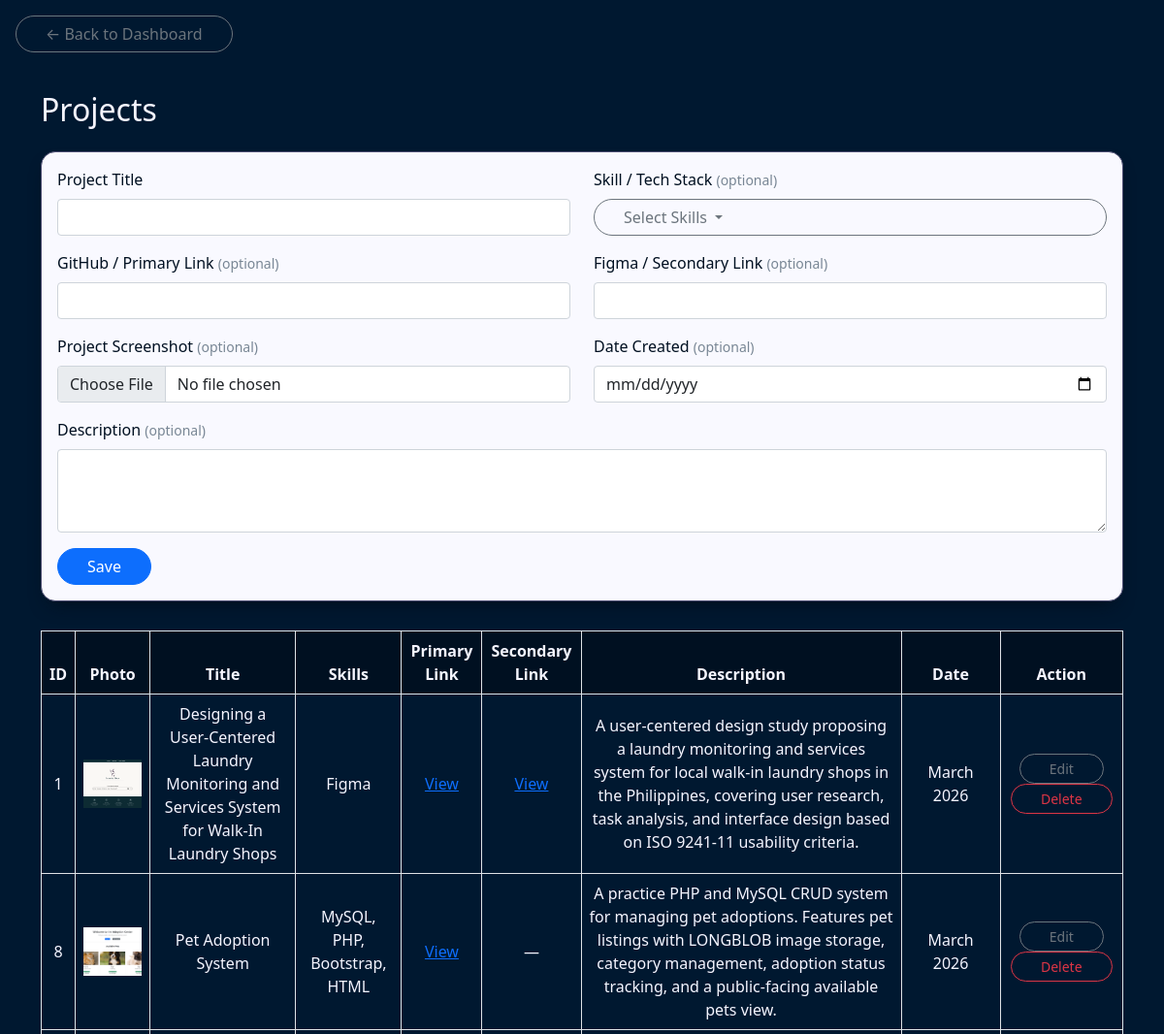
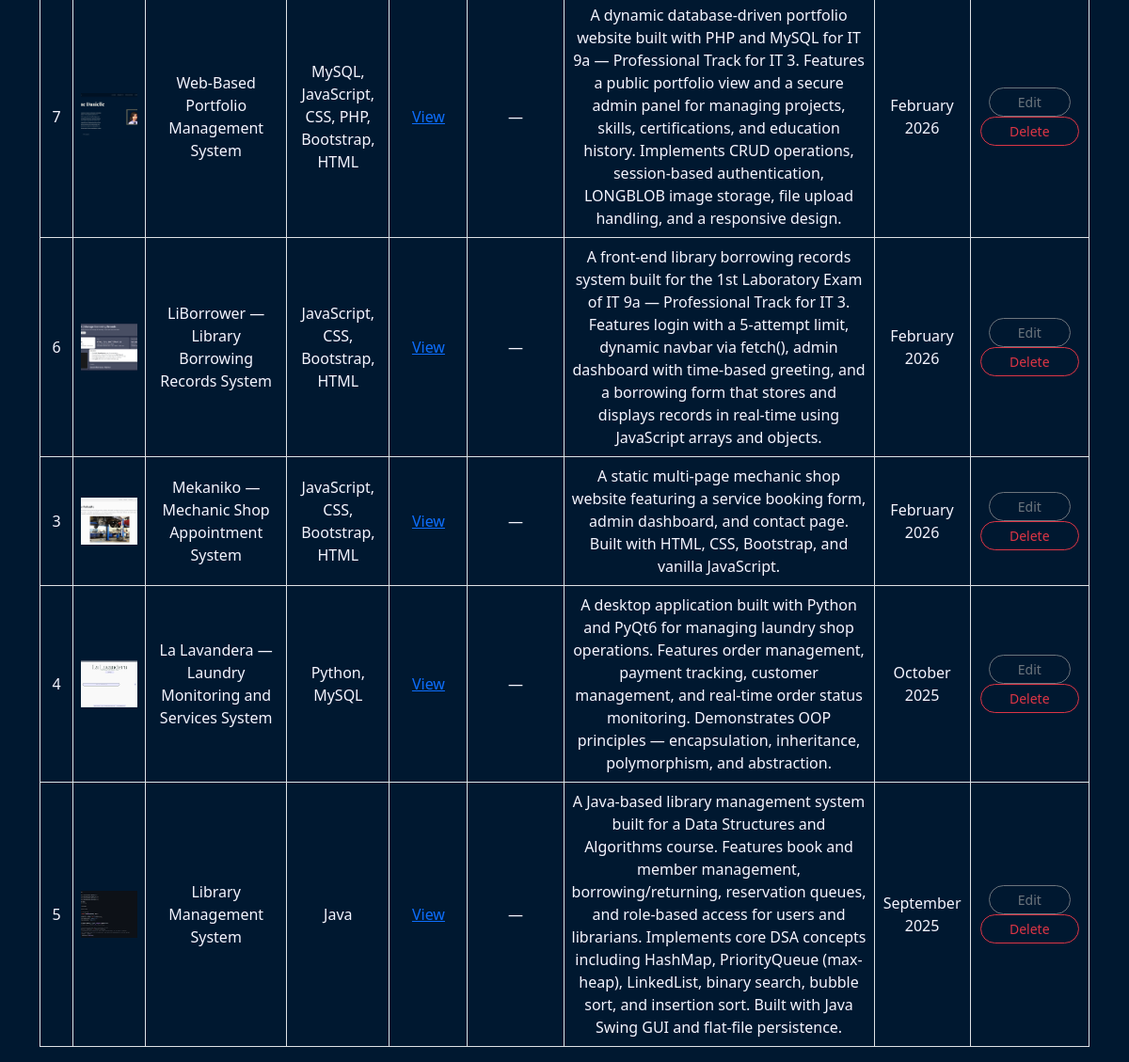
/projects.php (signed in), run on the app's committed database (2 pictures, top to bottom).
### tables this page shows
CREATE TABLE `projects` (
  `id` int(11) NOT NULL,
  `title` varchar(150) NOT NULL,
  `description` text DEFAULT NULL,
  `link` varchar(255) DEFAULT NULL,
  `link2` varchar(255) DEFAULT NULL,
  `skill_ids` varchar(255) DEFAULT NULL,
  `photo` varchar(255) DEFAULT NULL,
  `date_created` date DEFAULT NULL
);

### projects.php (the view, shortened to what this page needs)
<?php
$servername = "localhost";
$username   = "root";
$password   = "";
$dbname     = "portfolio_db";
$conn = new mysqli($servername, $username, $password);
$conn->query("CREATE DATABASE IF NOT EXISTS $dbname");
$conn->select_db($dbname);
$conn->query("CREATE TABLE IF NOT EXISTS skills (
    id         INT AUTO_INCREMENT PRIMARY KEY,
    skill_name VARCHAR(100) NOT NULL UNIQUE,
    photo      LONGBLOB
)");
$conn->query("CREATE TABLE IF NOT EXISTS projects (
    id           INT AUTO_INCREMENT PRIMARY KEY,
    title        VARCHAR(150) NOT NULL,
    description  TEXT,
    link         VARCHAR(255),
    link2        VARCHAR(255),
    skill_ids    VARCHAR(255),
    photo        VARCHAR(255),
    date_created DATE
)");
$edit_id           = "";
$edit_title        = "";
$edit_description  = "";
$edit_link         = "";
$edit_link2        = "";
$edit_skill_ids    = [];
$edit_date_created = "";
$all_skills = [];
$skills_result = $conn->query("SELECT * FROM skills ORDER BY skill_name");
while ($s = $skills_result->fetch_assoc()) {
    $all_skills[] = $s;
}
?>
<!DOCTYPE html>
<html lang="en">
<head>
    <link href="https://cdn.jsdelivr.net/npm/bootstrap@5.0.2/dist/css/bootstrap.min.css" rel="stylesheet">
    <link rel="stylesheet" href="styles/style.css">
</head>
<body>
    <a href="dashboard.php" class="btn btn-outline-secondary m-3">← Back to Dashboard</a>
    <div class="container mt-4">
        <h2 class="mb-4">Projects</h2>
        <div class="card p-3">
            <form method="POST" action="" enctype="multipart/form-data">
                <div class="row">
                    <div class="col-md-6">
                        <label class="form-label">Project Title</label>
                        <input type="text" class="form-control mb-3" name="title" value="<?php echo htmlspecialchars($edit_title); ?>" required>
                    </div>
                    <div class="col-md-6">
                        <label class="form-label">Skill / Tech Stack <small class="text-muted">(optional)</small></label>
                        <div class="dropdown">
                            <button class="btn btn-outline-secondary dropdown-toggle-btn dropdown-toggle mb-3" type="button" id="skillDropdown" data-bs-toggle="dropdown" data-bs-auto-close="outside">
                                <?php
                                if (!empty($edit_skill_ids)) {
                                    $selected_names = [];
                                    foreach ($all_skills as $s) {
                                        if (in_array($s['id'], $edit_skill_ids)) {
                                            $selected_names[] = htmlspecialchars($s['skill_name']);
                                        }
                                    }
                                    echo count($selected_names) > 0 ? implode(', ', $selected_names) : 'Select Skills';
                                } else {
                                    echo 'Select Skills';
                                }
                                ?>
                            </button>
                        </div>
                    </div>
                </div>
                <div class="row">
                    <div class="col-md-6">
                        <label class="form-label">GitHub / Primary Link <small class="text-muted">(optional)</small></label>
                        <input type="text" class="form-control mb-3" name="link" value="<?php echo htmlspecialchars($edit_link); ?>">
                    </div>
                    <div class="col-md-6">
                        <label class="form-label">Figma / Secondary Link <small class="text-muted">(optional)</small></label>
                        <input type="text" class="form-control mb-3" name="link2" value="<?php echo htmlspecialchars($edit_link2); ?>">
                    </div>
                </div>
                <div class="row">
                    <div class="col-md-6">
                        <label class="form-label">Project Screenshot <small class="text-muted">(optional)</small></label>
                        <input type="file" class="form-control mb-3" name="photo" accept="image/*">
                    </div>
                    <div class="col-md-6">
                        <label class="form-label">Date Created <small class="text-muted">(optional)</small></label>
                        <input type="date" class="form-control mb-3" name="date_created" value="<?php echo $edit_date_created; ?>">
                    </div>
                </div>
                <div class="mb-3">
                    <label class="form-label">Description <small class="text-muted">(optional)</small></label>
                    <textarea class="form-control" name="description" rows="3"><?php echo htmlspecialchars($edit_description); ?></textarea>
                </div>
                <button type="submit" name="<?php echo $edit_id ? 'submit' : 'save'; ?>" class="btn btn-primary">
                    <?php echo $edit_id ? 'Update' : 'Save'; ?>
                </button>
            </form>
        </div>
        <div class="mt-4">
            <table class="table table-bordered mt-2 text-center align-middle">
                <thead>
                    <tr>
                        <th>ID</th>
                        <th>Photo</th>
                        <th>Title</th>
                        <th>Skills</th>
                        <th>Primary Link</th>
                        <th>Secondary Link</th>
                        <th>Description</th>
                        <th>Date</th>
                        <th>Action</th>
                    </tr>
                </thead>
                <tbody>
                    <?php
                    $result = $conn->query("SELECT * FROM projects ORDER BY date_created DESC");
                    while ($row = $result->fetch_assoc()) {
                        echo "<tr>";
                        echo "<td>" . $row['id'] . "</td>";
                        echo "<td>";
                        if (!empty($row['photo'])) {
                            echo "<img src='projects_img/" . htmlspecialchars($row['photo']) . "' width='60' height='50' style='object-fit:cover;'>";
                        } else {
                            echo "<img src='default_img.png' width='60' height='50'>";
                        }
                        echo "</td>";
                        echo "<td>" . htmlspecialchars($row['title']) . "</td>";
                        echo "<td>";
                        if (!empty($row['skill_ids'])) {
                            $ids = explode(',', $row['skill_ids']);
                            $ids_str = implode(',', array_map('intval', $ids));
                            $skill_names_result = $conn->query("SELECT skill_name FROM skills WHERE id IN ($ids_str)");
                            $names = [];
                            while ($sn = $skill_names_result->fetch_assoc()) {
                                $names[] = htmlspecialchars($sn['skill_name']);
                            }
                            echo implode(', ', $names);
                        } else {
                            echo "—";
                        }
                        echo "</td>";
                        echo "<td>";
                        if (!empty($row['link'])) {
                            echo "<a href='" . htmlspecialchars($row['link']) . "' target='_blank'>View</a>";
                        } else {
                            echo "—";
                        }
                        echo "</td>";
                        echo "<td>";
                        if (!empty($row['link2'])) {
                            echo "<a href='" . htmlspecialchars($row['link2']) . "' target='_blank'>View</a>";
                        } else {
                            echo "—";
                        }
                        echo "</td>";
                        echo "<td>" . htmlspecialchars($row['description']) . "</td>";
                        echo "<td>" . (!empty($row['date_created']) ? date('F Y', strtotime($row['date_created'])) : '—') . "</td>";
                        echo "<td>
                            <form method='POST' style='display:inline;'>
                                <input type='hidden' name='edit_id' value='" . $row['id'] . "'>
                                <button type='submit' class='btn btn-sm btn-outline-secondary'>Edit</button>
                            </form>
                            <form method='POST' style='display:inline;'>
                                <input type='hidden' name='delete_id' value='" . $row['id'] . "'>
                                <button type='submit' class='btn btn-sm btn-outline-danger'>Delete</button>
                            </form>
                        </td>";
                        echo "</tr>";
                    }
                    ?>
                </tbody>
            </table>
        </div>
    </div>
</body>
</html>

### styles/style.css (style rules this page uses)
.dropdown-toggle-btn { text-align: left; width: 100%; }
body { background-color: #001830; color: #f5f5ff; }
h2 { color: #f5f5ff; }
.table { color: #f5f5ff; }
.table thead { background-color: #001021; color: #f5f5ff; }
.form-label { color: #001021; }
.text-muted { color: #788694 !important; }
.card { background-color: #f9f9ff; border-radius: 15px; border: #4b4b70 1px solid; box-shadow: #000b16 0px 10px 20px -10px; margin-bottom: 30px; }
.btn { border-radius: 20px; padding-left: 30px; padding-right: 30px; }

### data on the page
projects: id "1", photo (picture), title "Designing a User-Centered Laundry Monitoring and Services System for Walk-In Laundry Shops", names "Figma", description "A user-centered design study proposing a laundry monitoring and services system for local walk-in laundry shops in the Philippines, covering user research, task analysis, and interface design based on ISO 9241-11 usability criteria.", date_created "March 2026"
projects: id "8", photo (picture), title "Pet Adoption System", names "MySQL, PHP, Bootstrap, HTML", description "A practice PHP and MySQL CRUD system for managing pet adoptions. Features pet listings with LONGBLOB image storage, category management, adoption status tracking, and a public-facing available pets view.", date_created "March 2026"
projects: id "7", photo (picture), title "Web-Based Portfolio Management System", names "MySQL, JavaScript, CSS, PHP, Bootstrap, HTML", description "A dynamic database-driven portfolio website built with PHP and MySQL for IT 9a — Professional Track for IT 3. Features a public portfolio view and a secure admin panel for managing projects, skills, certifications, and education history. Implements CRUD operations, session-based authentication, LONGBLOB image storage, file upload handling, and a responsive design.", date_created "February 2026"
projects: id "6", photo (picture), title "LiBorrower — Library Borrowing Records System", names "JavaScript, CSS, Bootstrap, HTML", description "A front-end library borrowing records system built for the 1st Laboratory Exam of IT 9a — Professional Track for IT 3. Features login with a 5-attempt limit, dynamic navbar via fetch(), admin dashboard with time-based greeting, and a borrowing form that stores and displays records in real-time using JavaScript arrays and objects.", date_created "February 2026"
projects: id "3", photo (picture), title "Mekaniko — Mechanic Shop Appointment System", names "JavaScript, CSS, Bootstrap, HTML", description "A static multi-page mechanic shop website featuring a service booking form, admin dashboard, and contact page. Built with HTML, CSS, Bootstrap, and vanilla JavaScript.", date_created "February 2026"
projects: id "4", photo (picture), title "La Lavandera — Laundry Monitoring and Services System", names "Python, MySQL", description "A desktop application built with Python and PyQt6 for managing laundry shop operations. Features order management, payment tracking, customer management, and real-time order status monitoring. Demonstrates OOP principles — encapsulation, inheritance, polymorphism, and abstraction.", date_created "October 2025"
projects: id "5", photo (picture), title "Library Management System", names "Java", description "A Java-based library management system built for a Data Structures and Algorithms course. Features book and member management, borrowing/returning, reservation queues, and role-based access for users and librarians. Implements core DSA concepts including HashMap, PriorityQueue (max-heap), LinkedList, binary search, bubble sort, and insertion sort. Built with Java Swing GUI and flat-file persistence.", date_created "September 2025"
